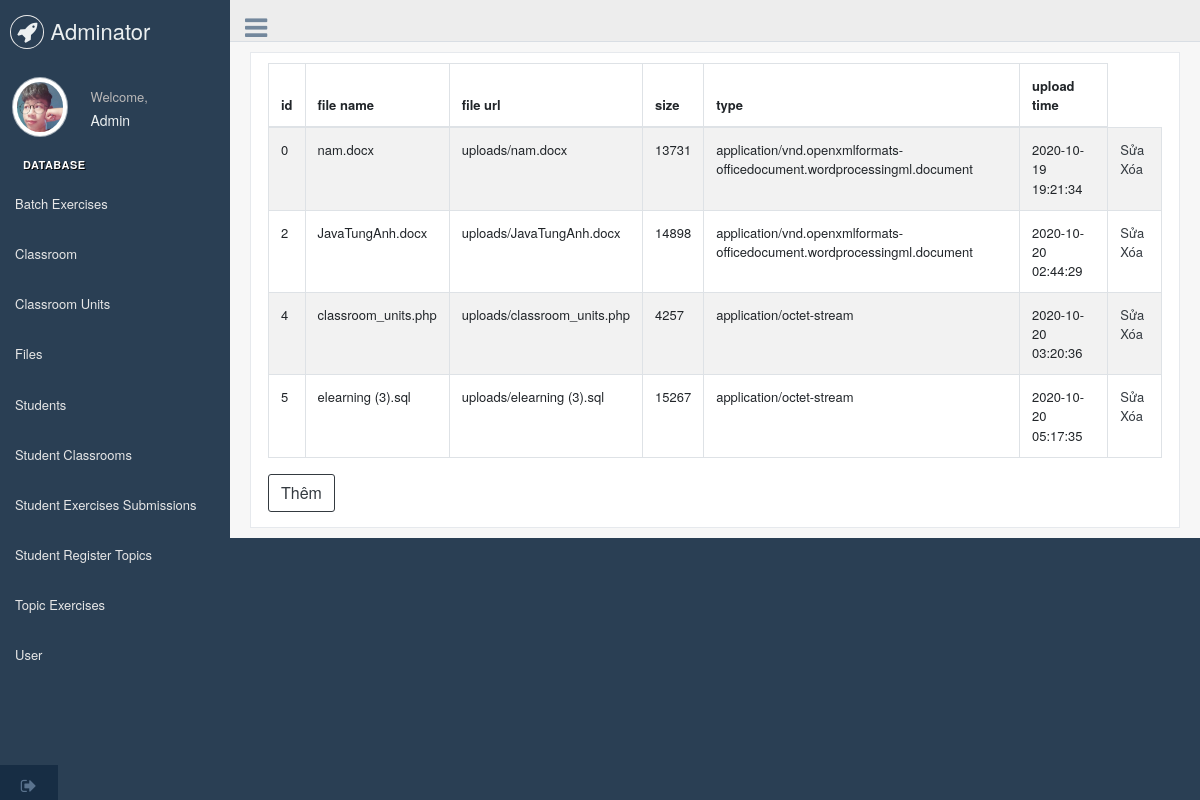
Page /InsideSite/manageDatabase.php?page=files (signed in) on the committed database.
### tables this page shows
CREATE TABLE `files` (
  `id` bigint(20) NOT NULL,
  `file_name` varchar(255) NOT NULL,
  `file_url` varchar(255) NOT NULL,
  `size` bigint(20) DEFAULT NULL,
  `type` varchar(255) DEFAULT NULL,
  `upload_time` timestamp NOT NULL DEFAULT CURRENT_TIMESTAMP ON UPDATE CURRENT_TIMESTAMP
);

### InsideSite/displayDB/files.php (the view, shortened to what this page needs)
<?php
	if(isset($_GET['edit'])){
		$sql = "select * from files
				where id = '".$_GET['edit']."'";
		$stmt = $conn->prepare($sql);
		$stmt->execute();
		$profile=$stmt->fetch(PDO::FETCH_ASSOC);
		include_once 'editDB/files_editDP.php';
		include_once 'editDB/files_editDB.php';
		if(isset($error))
        {
            foreach($error as $err)
            {
                ?>
              	<div class="container body">
                  	<div class="main_container">
                      	<div class="right_col" role="main">
                        	<div class="alert alert-danger">
                            <i class="fa fa-warning"></i> &nbsp; <?php echo $err; ?>
                        	</div>
                      	</div>
                  	</div>
              	</div>
	          	<?php
            }
        }
	}
	else{
?>
  <body class="nav-md">
    <div class="container body">
      <div class="main_container">
        <div class="right_col" role="main">
          <div class="row">
            <div class="col-md-12 col-sm-12 ">
              <div class="x_panel">
                <div class="row">
                  <div class="col-sm-12">
                    <div class="card-box table-responsive">
                    <table id="datatable" class="table table-striped table-bordered" style="width:100%">
                      <thead>
                        <tr>
                          	<th>id</th>
							<th>file name</th>
							<th>file url</th>
							<th>size</th>
							<th>type</th>
							<th>upload time</th>
                        </tr>
                      </thead>
                      <tbody>
<?php
	$sql = "select * from files";
	$stmt = $conn->prepare($sql);
	$stmt->execute();
	while($row=$stmt->fetch(PDO::FETCH_ASSOC)){
		echo '<tr><td>'.$row['id'].'</td>';
		echo '<td>'.$row['file_name'].'</td>';
		echo '<td>'.$row['file_url'].'</td>';
		echo '<td>'.$row['size'].'</td>';
		echo '<td>'.$row['type'].'</td>';
		echo '<td>'.$row['upload_time'].'</td>';
?>
		<td>
			<a href="manageDatabase.php?page=files&&edit=<?php echo $row['id'];?>" class=" btn-outline-dark ">Sửa</a>
			<a href="manageDatabase.php?page=files&&del=<?php echo $row['id'];?>" class=" btn-outline-dark ">Xóa</a>
		</td>
		</tr>
<?php
	}
?>
                      </tbody>
					</table>
					<a href="manageDatabase.php?page=files&&insert" class="btn btn-outline-dark" >Thêm</a>
                    </div>
                  </div>
                </div>
              </div>
            </div>
          </div>
        </div>
      </div>
	</div>
  </body>
</html>
<?php
	}
?>

### rows in the picture
files: id "0", file_name "nam.docx", file_url "uploads/nam.docx", size "13731", type "application/vnd.openxmlformats-officedocument.wordprocessingml.document", upload_time "2020-10-19 19:21:34"
files: id "2", file_name "JavaTungAnh.docx", file_url "uploads/JavaTungAnh.docx", size "14898", type "application/vnd.openxmlformats-officedocument.wordprocessingml.document", upload_time "2020-10-20 02:44:29"
files: id "4", file_name "classroom_units.php", file_url "uploads/classroom_units.php", size "4257", type "application/octet-stream", upload_time "2020-10-20 03:20:36"
files: id "5", file_name "elearning (3).sql", file_url "uploads/elearning (3).sql", size "15267", type "application/octet-stream", upload_time "2020-10-20 05:17:35"
